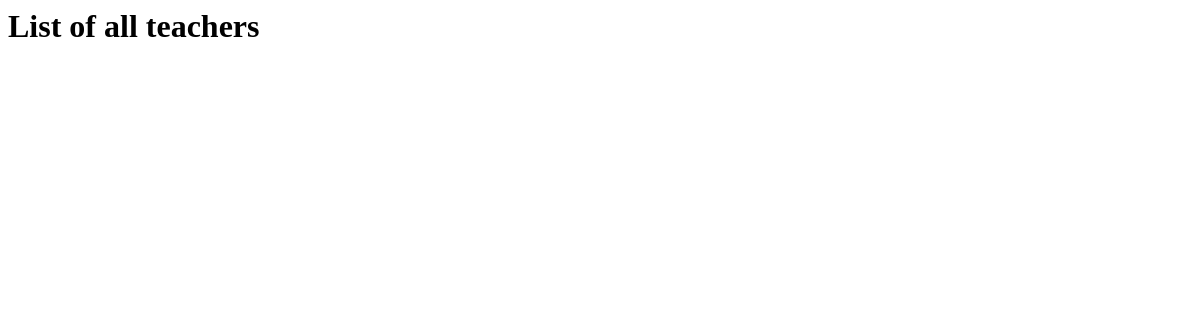
Page /classroom/list/ on the earlier database version.
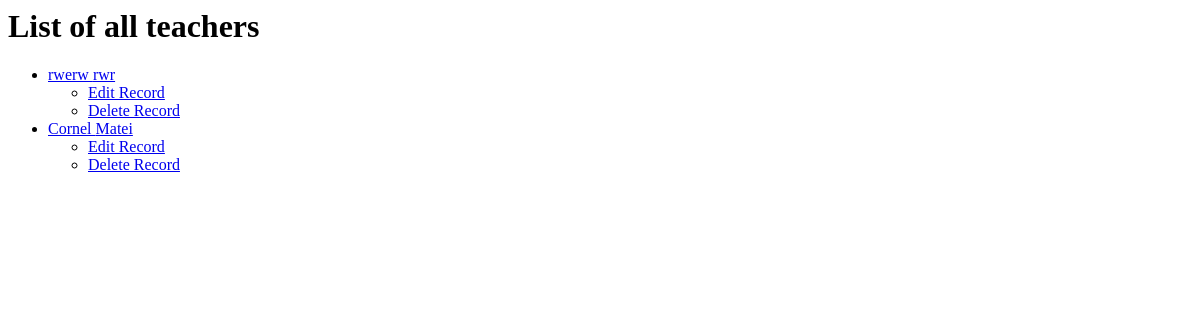
Same page on the later database version.
### classroom/models.py (models this page shows, shortened)
class Teacher(models.Model):
    first_name = models.CharField(max_length=30)
    last_name = models.CharField(max_length=30)
    subject = models.CharField(max_length=30)

### classroom/views.py (the view)
# urls.py: path('list/', TeacherListView.as_view(), name='list'),
class TeacherListView(ListView):
    model = Teacher
    queryset = Teacher.objects.all()    # here is the query to apply on the records
    context_object_name = 'teacher_list'

### classroom/templates/classroom/teacher_list.html (shortened to what this page needs)
<html lang="en">
<head>
</head>
<body>
    <h1>List of all teachers</h1>
    <ul>
        {% for teacher in object_list  %}
            <li>
                <a href="/classroom/teacher_details/{{teacher.id}}">{{teacher.first_name}} {{teacher.last_name}} </a>
                <ul>
                    <li>
                        <a  href='/classroom/update_teacher/{{teacher.id}}'>Edit Record </a>
                    </li>
                    <li>
                        <a  href='/classroom/delete_teacher/{{teacher.id}}'>Delete Record </a>
                    </li>
                </ul>
            </li>
        {% endfor %}
    </ul>
</body>
</html>

Differences in the rows shown:
added Teacher: first_name "rwerw", last_name "rwr"
added Teacher: first_name "Cornel", last_name "Matei"
